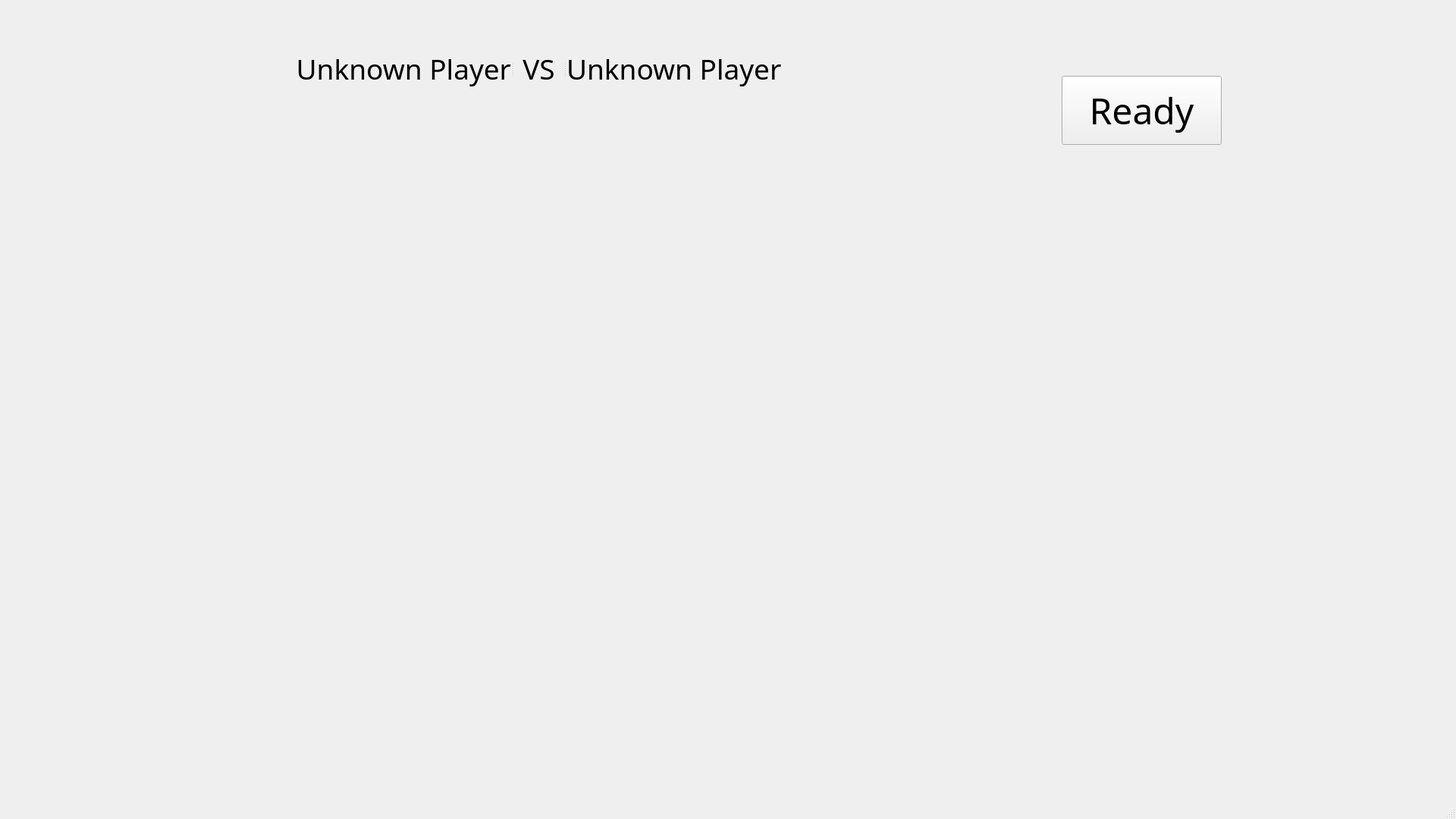
<?xml version="1.0" encoding="UTF-8"?>
<ui version="4.0">
 <class>OnlineGameBoardWindow</class>
 <widget class="QMainWindow" name="OnlineGameBoardWindow">
  <property name="geometry">
   <rect>
    <x>0</x>
    <y>0</y>
    <width>1920</width>
    <height>1080</height>
   </rect>
  </property>
  <property name="windowTitle">
   <string>Game of Hex</string>
  </property>
  <widget class="QWidget" name="centralwidget">
   <widget class="MyWidget" name="boardWidget" native="true">
    <property name="geometry">
     <rect>
      <x>230</x>
      <y>150</y>
      <width>1011</width>
      <height>731</height>
     </rect>
    </property>
   </widget>
   <widget class="QPushButton" name="readyBbutton">
    <property name="geometry">
     <rect>
      <x>1400</x>
      <y>100</y>
      <width>211</width>
      <height>91</height>
     </rect>
    </property>
    <property name="font">
     <font>
      <family>Copperplate</family>
      <pointsize>36</pointsize>
     </font>
    </property>
    <property name="text">
     <string>Ready</string>
    </property>
   </widget>
   <widget class="QSplitter" name="splitter">
    <property name="geometry">
     <rect>
      <x>240</x>
      <y>50</y>
      <width>941</width>
      <height>81</height>
     </rect>
    </property>
    <property name="orientation">
     <enum>Qt::Horizontal</enum>
    </property>
    <widget class="QLabel" name="creatorLabel">
     <property name="font">
      <font>
       <family>Copperplate</family>
       <pointsize>28</pointsize>
      </font>
     </property>
     <property name="text">
      <string>Unknown Player</string>
     </property>
     <property name="alignment">
      <set>Qt::AlignRight|Qt::AlignTrailing|Qt::AlignVCenter</set>
     </property>
    </widget>
    <widget class="QLabel" name="vsLabel">
     <property name="font">
      <font>
       <family>Copperplate</family>
       <pointsize>28</pointsize>
      </font>
     </property>
     <property name="text">
      <string>VS</string>
     </property>
     <property name="alignment">
      <set>Qt::AlignCenter</set>
     </property>
    </widget>
    <widget class="QLabel" name="opponentLabel">
     <property name="font">
      <font>
       <family>Copperplate</family>
       <pointsize>28</pointsize>
      </font>
     </property>
     <property name="text">
      <string>Unknown Player</string>
     </property>
    </widget>
   </widget>
  </widget>
  <widget class="QMenuBar" name="menubar">
   <property name="geometry">
    <rect>
     <x>0</x>
     <y>0</y>
     <width>1920</width>
     <height>21</height>
    </rect>
   </property>
  </widget>
  <widget class="QStatusBar" name="statusbar"/>
 </widget>
 <customwidgets>
  <customwidget>
   <class>MyWidget</class>
   <extends>QWidget</extends>
   <header>mywidget.h</header>
   <container>1</container>
  </customwidget>
 </customwidgets>
 <resources/>
 <connections/>
</ui>
